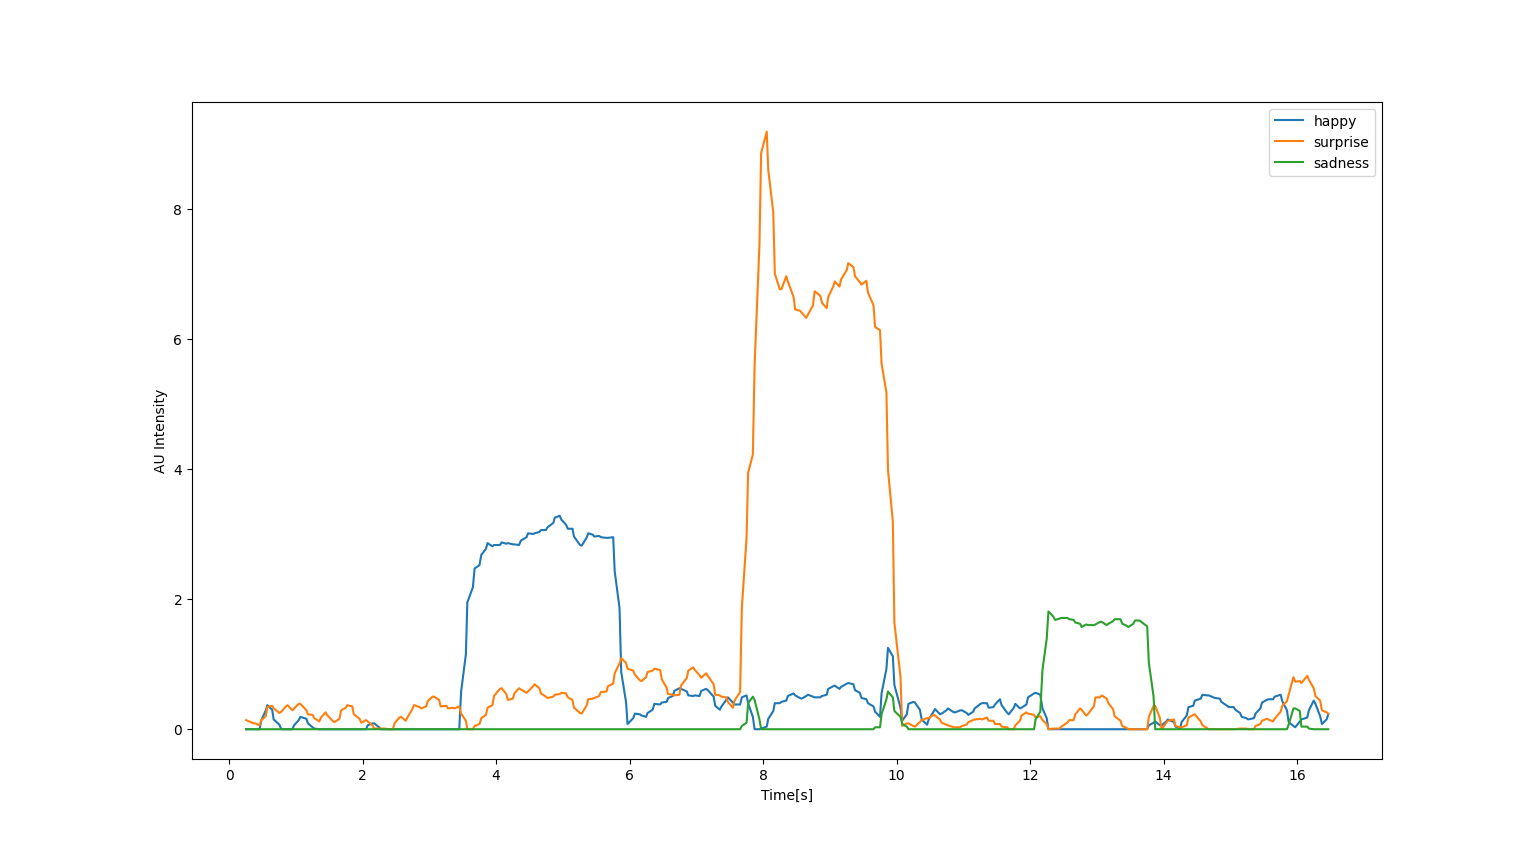

This chart was generated by the following Python code:
import pandas as pd
import matplotlib.pyplot as plt

df = pd.read_csv('2-2.csv')
df.columns = df.columns.str.strip()

df["happy"] = df["AU25_r"]
df["surprise"] = df["AU01_r"] + df["AU02_r"] + df["AU05_r"] + df["AU26_r"]
df["sadness"] = df["AU04_r"]

plt.plot(df['timestamp'], df['happy'], label='happy')
plt.plot(df['timestamp'], df['surprise'], label='surprise')
plt.plot(df['timestamp'], df['sadness'], label='sadness')

plt.legend()
plt.xlabel('Time[s]')
plt.ylabel('AU Intensity')
plt.show()
